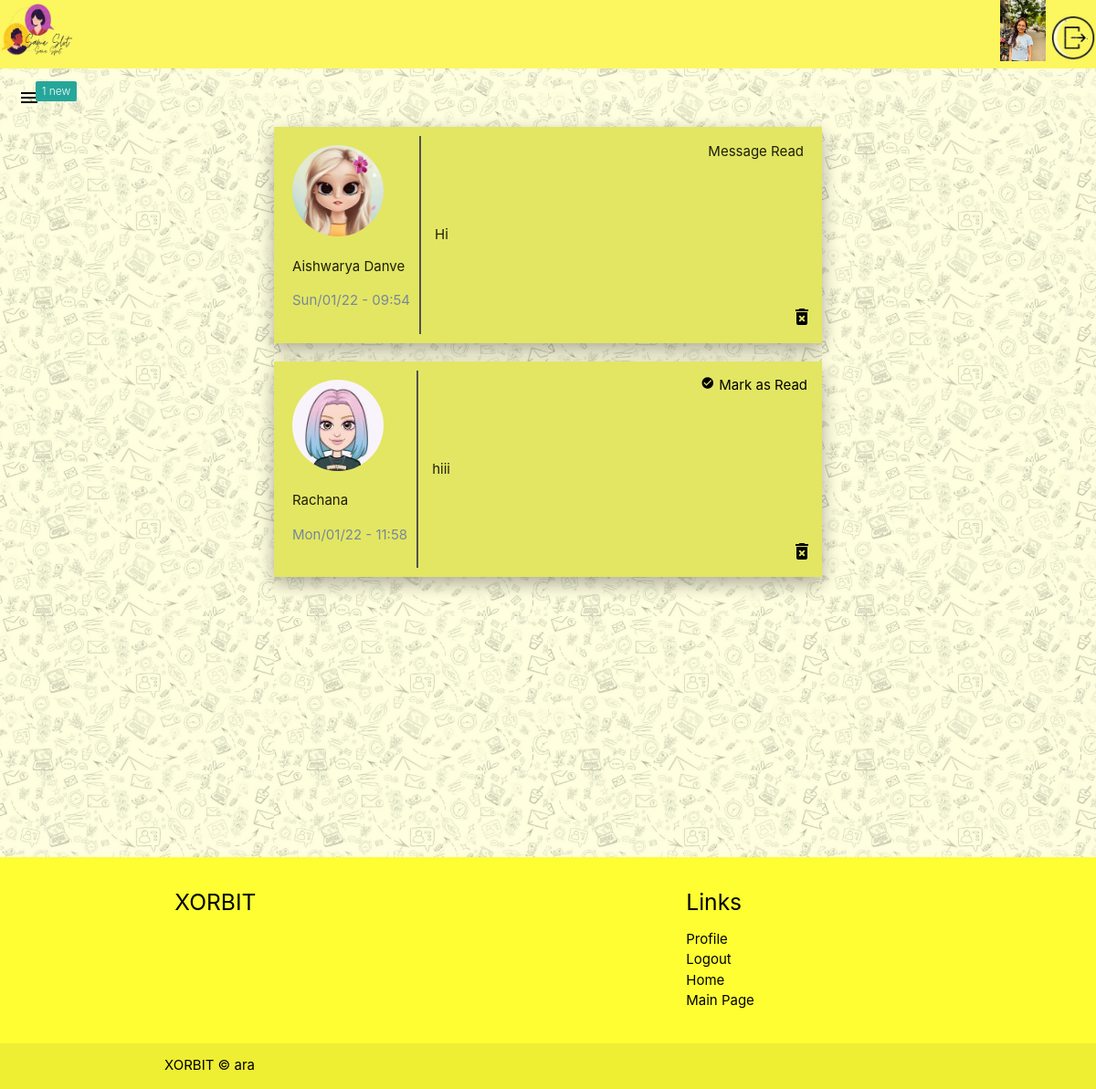
/view-messages/ (signed in), run on the app's committed database.
### users/models.py (models this page shows, shortened)
class Profile(models.Model):
    GENDER_C = [
        ("Male", "Male"),
        ("Female", "Female"),
        ("Other", "Other")
    ]
    PROFILE_T = [
        ("Bff's", "Bff's"),
        ("Dating", "Dating"),
        ("Business", "Business")
    ]
    user = models.OneToOneField(User, on_delete=models.CASCADE)
    full_name = models.CharField(max_length=100, null=True)
    age = models.IntegerField(null=True)
    gender = models.CharField(max_length=50, blank=True, null=True, choices=GENDER_C)
    profile_image = models.ImageField(upload_to='profile_pic', default="default.jpg", null=True, blank=True)
    bio = models.TextField(null=True)
    profiletype = models.CharField(max_length=50, choices=PROFILE_T, default=None, null=True, blank=True)
    likeability = models.ManyToManyField( User, related_name="likes", blank=True)
    blocked_by = models.ManyToManyField(User, related_name="blocked", blank=True)

### main/models.py (models this page shows, shortened)
class Message(models.Model):
    content = models.TextField()
    date_posted = models.DateTimeField(default=timezone.now)
    author = models.ForeignKey(
        User, on_delete=models.CASCADE, related_name="author")
    receiver = models.ForeignKey(
        User, on_delete=models.CASCADE, related_name="receiver", null=True)
    status = models.BooleanField(default=False)

### main/views.py (the view)
# urls.py: path("view-messages/", views.ViewMessages, name="view-messages"),
@login_required
def ViewMessages(req):
    messages = Message.objects.filter(receiver=req.user)
    unreadMessages = Message.objects.filter(
        receiver=req.user).filter(status=False).count()
    userIn = req.user
    context = {
        'msgs': messages,
        'userIn': userIn,
        'unreadmsgs': unreadMessages
    }
    return render(req, "messages.html", context)

### main/templates/messages.html (shortened to what this page needs)
{% extends "base.html" %}
{% block content %}
<section>
  <div class="navigation navigation--bg" style="background-color:#fcf75e">
    <div class="user-view">
      <a href="{% url 'profile-page' %}"><img  width="80px" height="60px"  src="/static/main/b3.jpg" />
    </div>
    <div>
      {% if user.is_authenticated %}
      <img href="{% url 'profile-page' %}" class="Square" width="50px"     src="{{userIn.profile.profile_image.url}}" />
      <a href="{% url 'logout' %}"><img width="50px"   src="/static/main/b4.jpg" /></a>
      {% else %}
      <a href="{% url 'login' %}" class="login link">Log in</a>
      {% endif %}
    </div>
  </div>
  <div class="burger">
    {% if unreadmsgs > 0 %}
      <a href="#" data-target="slide-out" class="sidenav-trigger"
        ><span class="new badge">{{unreadmsgs}}</span>
        <i class="material-icons" style="color: black; margin: 20px;">menu</i>
      </a>
    {% else %}
      <a href="#" data-target="slide-out" class="sidenav-trigger"
        >
        <i class="material-icons" style="color: black; margin: 20px;">menu</i>
      </a>
    {% endif %}
  </div>
</section>
<section class="messages" >
{% if msgs %}
  {% for msg in msgs %}
      <div class="message" style="background-color: rgb(227, 230, 98);" >
          <div class="message__detail">
              <img class="message__image" src='{{msg.author.profile.profile_image.url}}' />
              <p class="message__authort">{{msg.author.profile.full_name}}</p>
              <p class="message__date">{{msg.date_posted|date:"D/m/y - H:i"}}</p>
          </div>
          <div class="message__content" >
              <p class="message__msg">{{msg.content}}</p>
          </div>
          <form method="POST", action="{% url 'mark-read' msg.pk %}">
              {% if not msg.status %}
                  <button class="mark-read" name="msg_id" value="{{msg.id}}"><i class="tiny material-icons">check_circle</i>Mark as Read</button>
              {% else %}
                  <p class="read">Message Read</p>
              {% endif %}
          </form>
          <a href="{% url 'delete-message' msg.pk %}" class="remove-btn"><i class="material-icons">delete_forever</i></a>
    </div>
  {% endfor %}
{% else %}
  <h4 style="text-align:center">You have no Messages :(</h4>
{% endif %}
</section>
{% include "footer.html" %}
{% endblock content %}

### main/static/main/main.css (style rules this page uses)
a { text-decoration: none !important; }
.navigation { z-index: 999; text-decoration: none; color: black; display: flex; justify-content: space-between; align-items: center; grid-row: 0/1; padding : 0px; font-size: 1.3rem; }
.navigation--bg { background: black; }
.messages { min-height: 100vh; margin: auto; }
.message { display: flex; position: relative; margin: auto; padding: 10px; max-width: 40rem; align-items: center; box-shadow: 0 8px 17px 0 rgba(0, 0, 0, 0.2), 0 6px 20px 0 rgba(0, 0, 0, 0.15); margin-bottom: 20px; }
.message__detail { padding: 10px; border-right: 2px solid #515151; }
.message__image { height: 100px; border-radius: 50%; }
.message__date { color: lightslategray; }
.message__content { margin: 15px; }
.message__msg { margin: 0 auto; }
.mark-read { position: absolute; right: 10px; top: 10px; background: none; border: 0; }
.mark-read i { margin: 5px; }
.burger a { position: relative; }
.burger span { position: absolute; right: -20px; top: -15px; background: #26a69a; color: white; font-weight: thin; }
.read { position: absolute; top: 1px; right: 20px; }
.remove-btn { position: absolute; color: black; bottom: 10px; right: 10px; }

### data on the page
Message: author.profile.profile_image (picture), author.profile.full_name "Aishwarya Danve", date_posted "Sun/01/22 - 09:54", content "Hi", status "Message Read"
Message: author.profile.profile_image (picture), author.profile.full_name "Rachana", date_posted "Mon/01/22 - 11:58", content "hiii", {{ msg.id }} 7 (drawn)

### other printed values
{{ unreadmsgs }} "1"
